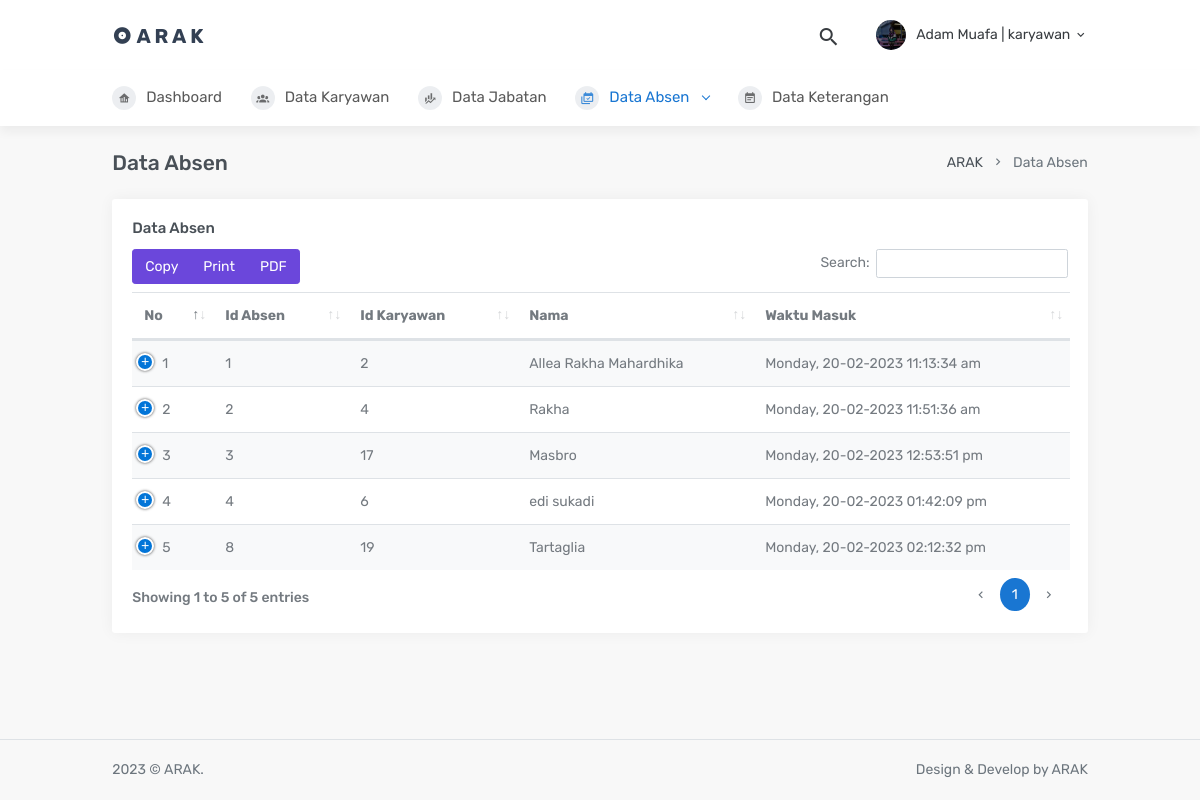
Screenshot of /add/addabsen.php (signed in) with the database file from the repository.
### tables this page shows
CREATE TABLE `absen` (
  `id_absen` int NOT NULL,
  `id_karyawan` int NOT NULL,
  `nama` varchar(100) NOT NULL,
  `clock_in` varchar(100) NOT NULL,
  `clock_out` varchar(100) NOT NULL
);

### add/addabsen.php (the view, shortened to what this page needs)
<!DOCTYPE html>
<html lang="en">
<?php
$username = $_SESSION['username'];
$level = $_SESSION['level'];
?>
<head>
    <link href="../template/Admin/horizontal/assets/css/bootstrap.min.css" rel="stylesheet" type="text/css" />
    <link href="../template/Admin/horizontal/assets/css/icons.min.css" rel="stylesheet" type="text/css" />
    <link href="../template/Admin/horizontal/assets/css/theme.min.css" rel="stylesheet" type="text/css" />
    <link href="../template/Admin/plugins/datatables/dataTables.bootstrap4.css" rel="stylesheet" type="text/css" />
    <link href="../template/Admin/plugins/datatables/responsive.bootstrap4.css" rel="stylesheet" type="text/css" />
    <link href="../template/Admin/plugins/datatables/buttons.bootstrap4.css" rel="stylesheet" type="text/css" />
    <link href="../template/Admin/plugins/datatables/select.bootstrap4.css" rel="stylesheet" type="text/css" />
</head>
<body>
    <div id="layout-wrapper">
        <div class="main-content">
            <header id="page-topbar">
                <div class="navbar-header">
                    <div class="navbar-brand-box d-flex align-items-left">
                        <a href="index.html" class="logo">
                            <i class="mdi mdi-album"></i>
                            <span>
                                A R A K
                            </span>
                        </a>
                    </div>
                    <div class="d-flex align-items-center">
                        <div class="dropdown d-inline-block ml-2">
                            <button type="button" class="btn header-item noti-icon waves-effect waves-light" id="page-header-search-dropdown" data-toggle="dropdown" aria-haspopup="true" aria-expanded="false">
                                <i class="mdi mdi-magnify"></i>
                            </button>
                        </div>
                        <div class="dropdown d-inline-block ml-2">
                            <button type="button" class="btn header-item waves-effect waves-light" data-toggle="dropdown" aria-haspopup="true" aria-expanded="false">
                                <img class="rounded-circle header-profile-user" src="../img/1.jpg" alt="Header Avatar">
                                <span class="d-none d-sm-inline-block ml-1"><?php echo $username . ' | ' . $level; ?></span>
                                <i class="mdi mdi-chevron-down d-none d-sm-inline-block"></i>
                            </button>
                        </div>
                    </div>
                </div>
            </header>
            <div class="topnav">
                <div class="container-fluid">
                    <nav class="navbar navbar-light navbar-expand-lg topnav-menu">
                        <div class="collapse navbar-collapse" id="topnav-menu-content">
                            <ul class="navbar-nav">
                                <li class="nav-item">
                                    <a class="nav-link" href="../page/dashboard.php">
                                        <i class="mdi mdi-home-analytics"></i>Dashboard
                                    </a>
                                </li>
                                <li class="nav-item dropdown">
                                    <a class="nav-link" href="../add/addkaryawan.php" aria-haspopup="true" aria-expanded="false">
                                        <i class="mdi mdi-account-group"></i>Data Karyawan
                                    </a>
                                </li>
                                <li class="nav-item dropdown">
                                    <a class="nav-link" href="../add/addjabatan.php" aria-haspopup="true" aria-expanded="false">
                                        <i class="mdi mdi-finance"></i>Data Jabatan
                                    </a>
                                </li>
                                <li class="nav-item dropdown">
                                    <a class="nav-link dropdown-toggle arrow-none" href="#" id="topnav-pages" role="button" data-toggle="dropdown" aria-haspopup="true" aria-expanded="false">
                                        <i class="mdi mdi-calendar-multiple-check"></i>Data Absen <div class="arrow-down"></div>
                                    </a>
                                </li>
                                <li class="nav-item dropdown">
                                    <a class="nav-link" href="#" aria-haspopup="true" aria-expanded="false">
                                        <i class="mdi mdi-calendar-text"></i>Data Keterangan
                                    </a>
                                </li>
                            </ul>
                        </div>
                    </nav>
                </div>
            </div>
            <div class="page-content">
                <div class="container-fluid">
                    <div class="row">
                        <div class="col-12">
                            <div class="page-title-box d-flex align-items-center justify-content-between">
                                <h4 class="mb-0 font-size-100">Data Absen</h4>
                                <div class="page-title-right">
                                    <ol class="breadcrumb m-0">
                                        <li class="breadcrumb-item"><a href="javascript: void(0);">ARAK</a></li>
                                        <li class="breadcrumb-item active">Data Absen</li>
                                    </ol>
                                </div>
                            </div>
                        </div>
                    </div>
                    <div class="row">
                        <div class="col-12">
                            <div class="card">
                                <div class="card-body">
                                    <h4 class="card-title">Data Absen</h4>
                                    <table id="datatable-buttons" class="table table-striped dt-responsive nowrap">
                                        <thead>
                                            <tr>
                                                <th>No</th>
                                                <th>Id Absen</th>
                                                <th>Id Karyawan</th>
                                                <th>Nama</th>
                                                <th>Waktu Masuk</th>
                                            </tr>
                                        </thead>
                                        <tbody>
                                            <?php
                                            include_once("../Configure/connection.php");
                                            $i = 0;
                                            $result = mysqli_query($db, "select * from absen");
                                            while ($dataabsen = mysqli_fetch_array($result)) {
                                                $i++;
                                            ?>
                                                <tr>
                                                    <td><?php echo $i; ?></td>
                                                    <td><?php echo $dataabsen['id_absen']; ?></td>
                                                    <td><?php echo $dataabsen['id_karyawan']; ?></td>
                                                    <td><?php echo $dataabsen['nama']; ?></td>
                                                    <td><?php echo $dataabsen['clock_in']; ?></td>
                                                </tr>
                                </div>
                            </div>
                        <?php
                                            }
                        ?>
    <footer class="footer">
        <div class="container-fluid">
            <div class="row">
                <div class="col-md-6">
                    <div class="text-center text-lg-left">
                        2023 © ARAK.
                    </div>
                </div>
                <div class="col-md-6">
                    <div class="text-right d-none d-lg-block">
                        Design & Develop by ARAK
                    </div>
                </div>
            </div>
        </div>
    </footer>
</body>
</html>

### rows the page displays
absen: id_absen "1", id_karyawan "2", nama "Allea Rakha Mahardhika", clock_in "Monday, 20-02-2023 11:13:34 am"
absen: id_absen "2", id_karyawan "4", nama "Rakha", clock_in "Monday, 20-02-2023 11:51:36 am"
absen: id_absen "3", id_karyawan "17", nama "Masbro", clock_in "Monday, 20-02-2023 12:53:51 pm"
absen: id_absen "4", id_karyawan "6", nama "edi sukadi", clock_in "Monday, 20-02-2023 01:42:09 pm"
absen: id_absen "8", id_karyawan "19", nama "Tartaglia", clock_in "Monday, 20-02-2023 02:12:32 pm"

### other values shown
$username "Adam Muafa"
$level "karyawan"
